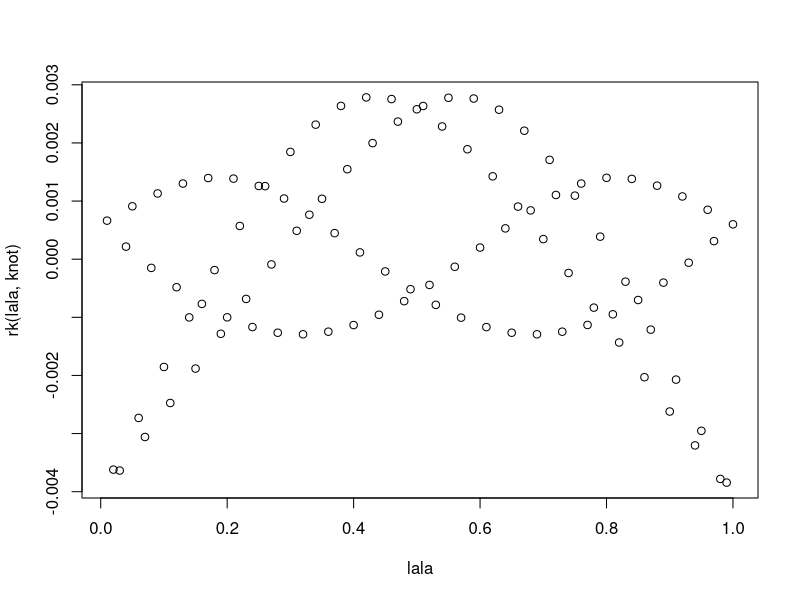
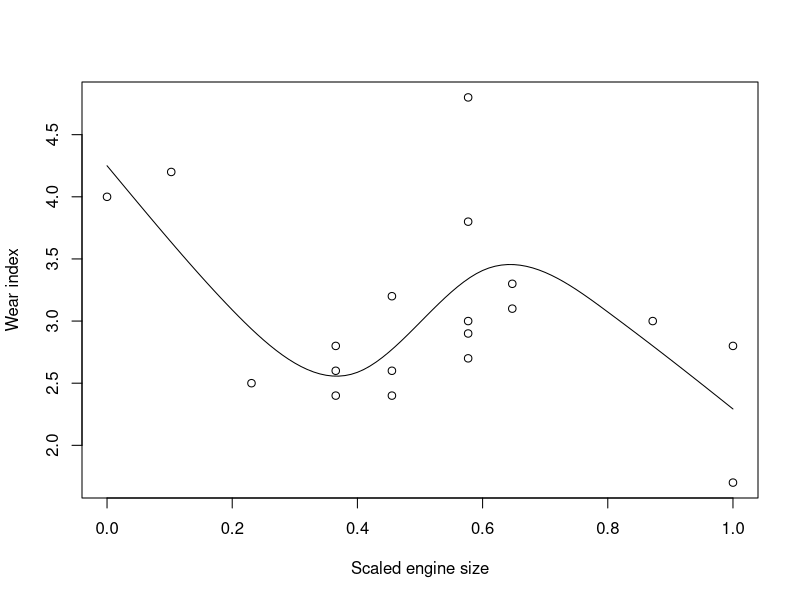

Write the R code that produced these figures, in order.
## ---- chunk 1
knitr::opts_chunk$set(echo = FALSE)
## ---- chunk 2
rk <- function(x, z) { 
  ((z-0.5)^2-1/12) * ((x-0.5)^2-1/12)/4- ((abs(x-z)-0.5)^4-(abs(x-z)-0.5)^2/2+7/240)/24
}

lala <- seq(0.01, 1, 0.01)
knot <- 1:4/5
plot(rk(lala, knot) ~ lala)
## ---- chunk 3
size <- c(1.42,1.58,1.78,1.99,1.99,1.99,2.13,2.13,2.13,2.32,2.32,2.32,2.32,2.32,2.43,2.43,2.78,2.98,2.98)
wear <- c(4.0,4.2,2.5,2.6,2.8,2.4,3.2,2.4,2.6,4.8,2.9,3.8,3.0,2.7,3.1,3.3,3.0,2.8,1.7)

x <- size - min(size)
x <- x/max(x)
## ---- chunk 4
spl.X <- function(x,xk) # set up model matrix for cubic penalized regression spline 
  { q <- length(xk) + 2 # number of parameters 
    n <- length(x) # number of data 
    X <- matrix(1, n, q) # initialized model matrix 
    X[,2] <- x  # set second column to x
    X[,3:q] <- outer(x, xk, FUN = rk) # and remaining to R(x,xk) 
    X
}
## ---- chunk 5
xk <- 1:4/5 # choose some knots
X <- spl.X(x,xk) # generate model matrix 
mod.1 <- lm(wear~X-1) # fit model
xp <- 0:100/100 # x values for prediction 
Xp <- spl.X(xp,xk) # prediction matrix 

plot(x,wear,xlab="Scaled engine size",ylab="Wear index")
lines(xp,Xp%*%coef(mod.1)) # plot fitted spline
